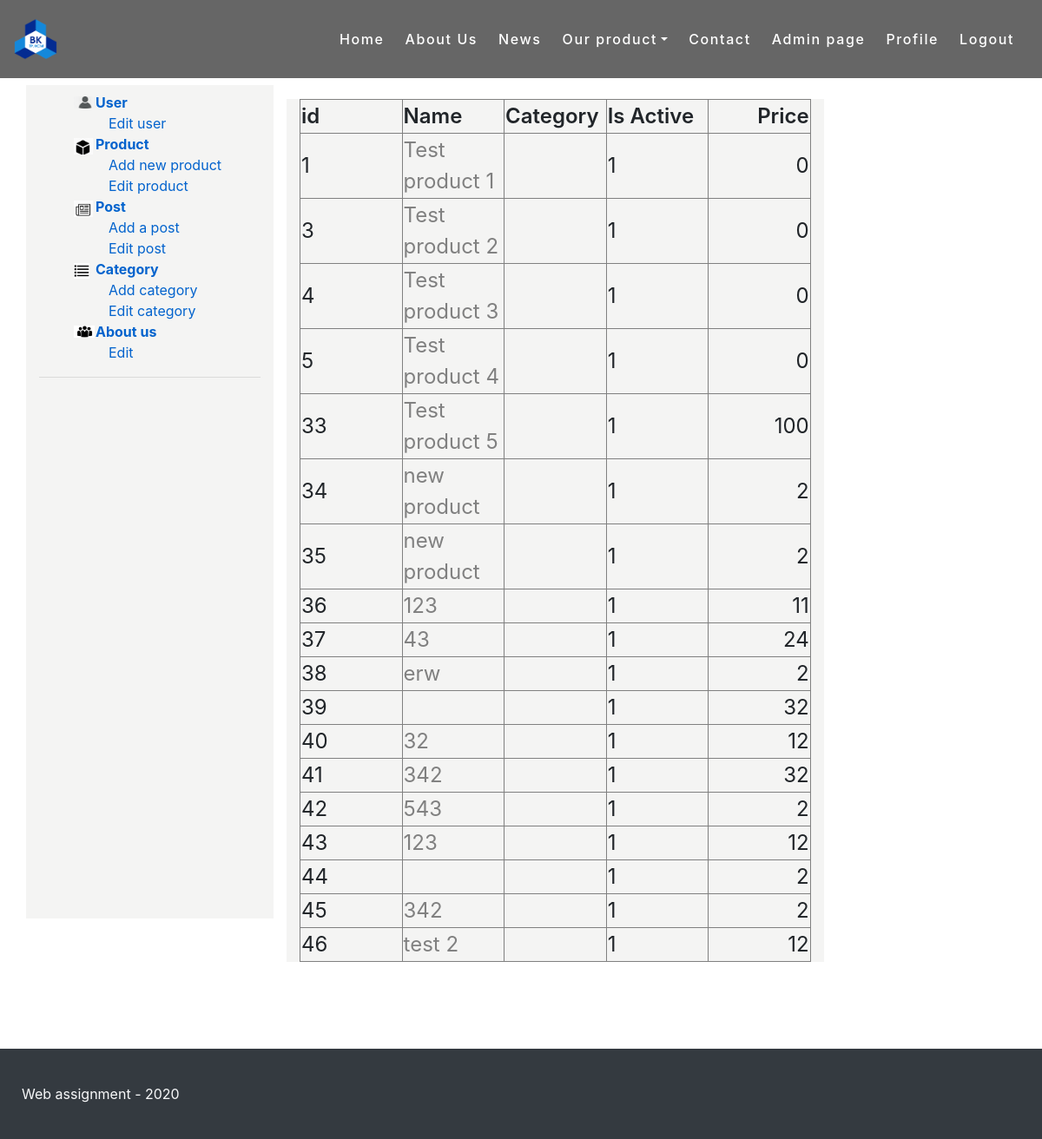
The app's page /admin/product.php (signed in) with its own data.
### tables this page shows
CREATE TABLE `product` (
  `id` int(11) NOT NULL,
  `product_name` varchar(100) NOT NULL,
  `description` varchar(1000) DEFAULT NULL,
  `category_id` int(11) NOT NULL,
  `price` double NOT NULL DEFAULT 0,
  `is_active` tinyint(1) DEFAULT 1,
  `status` varchar(50) DEFAULT 'AVAILABLE',
  `image` varchar(500)
);

### model/Product.php (called while the page is built, shortened)
<?php
class Product
{
    public $id;
    public function __construct($object)
    {
        if (isset($object->id))
            $this->id = $object->id;
        $this->product_name = $object->product_name;
        $this->price = $object->price;
        if (isset($object->is_active))
            $this->is_active = $object->is_active;
    }
    private function setRating(){
        $query = "SELECT AVG(rating) as avg_rating, COUNT(*) as total FROM product_rating WHERE product_id = ?";
        $result = runQuery($query, ["i", &$this->id])->fetch_object();
    }
    public static function getAllByPage($pageNum, $pageSize){
        $offset = $pageNum * $pageSize;
        $query = "SELECT * FROM product LIMIT ? OFFSET ?";
        $param = ["ii", &$pageSize, &$offset];
        $result = runQuery($query, $param);
        $response = [];
        while ($row = $result->fetch_object()) {
            $product = new Product($row);
            $product->setRating();
            array_push($response, $product);
        }
        return $response;
    }
}

### util.php (called while the page is built, shortened)
<?php
$servername = "localhost";
$dBUsername = "root";
$dBPassword = "";
$dBName = "company";
$conn = mysqli_connect($servername, $dBUsername, $dBPassword, $dBName);
function runQuery($query, $param = null, $isSelect = true)
{
    global $conn;
    $stmt = $conn->prepare($query);
    if ($param != null){
        call_user_func_array(array($stmt, 'bind_param'), $param);
    }
    if (!$stmt->execute()) {
        serverErrorResponse($conn->error);
    }
    if ($isSelect)
        return $stmt->get_result();
    else
        return $stmt->affected_rows;
}
?>

### view/admin_product_list_view.php (the view, shortened to what this page needs)
<?php
$page = isset($_GET['page']) ? $_GET['page'] : 0;
$product_list = Product::getAllByPage($page, 100);
include $_SERVER['DOCUMENT_ROOT'] . '/LayOut/header.php';
include_once "../LayOut/leftContentAccess.php";
?>
<div class="col-12 col-md-8 col-lg-9" style="background-color: #F4F4F3;">
    <div class="shop_product_area mt-2">
        <div class="row">
            <div class="col-lg-12">
                <div class="item owl-carousel owl-theme">
                    <table style="width: 100%;" border="1">
                        <tr>
                            <td style="width: 20%; font-weight: 600;">id</td>
                            <td style="width: 20%; font-weight: 600;">Name</td>
                            <td style="width: 20%; font-weight: 600;">Category</td>
                            <td style="width: 20%; font-weight: 600;">Is Active</td>
                            <td style="width: 20%; font-weight: 600; text-align: right;">Price</td>
                        </tr>
                        <?php foreach ($product_list as $product){
                           ?>
                            <tr>
                                <td><?php echo $product->id?></td>
                                <td><a href="product.php?id=<?php echo $product->id?>"><?php echo $product->product_name?></td>
                                <td><?php echo $product->category?></td>
                                <td><?php echo $product->is_active?></td>
                                <td style="text-align: right;"><?php echo $product->price?></td>
                            </tr>
                        <?php
                        }?>
                    </table>
                </div>
            </div>
        </div>
    </div>
</div>
</div>
</div>
</div>
</div>
</div>
</div>
</div>
</div>
<?php
include $_SERVER['DOCUMENT_ROOT'] . '/LayOut/footer.php';
?>

### Public/styles/indexCss.css (style rules this page uses)
body { overflow-x: hidden; }
tbody tr a { color: gray; }

### Public/styles/addProduct.css (style rules this page uses)
body { font-family: sans-serif; color: #333; overflow-x: hidden; font-size: 14px; }

### records on screen
product: id "1", product_name "Test product 1", is_active "1", price "0"
product: id "3", product_name "Test product 2", is_active "1", price "0"
product: id "4", product_name "Test product 3", is_active "1", price "0"
product: id "5", product_name "Test product 4", is_active "1", price "0"
product: id "33", product_name "Test product 5", is_active "1", price "100"
product: id "34", product_name "new product", is_active "1", price "2"
product: id "35", product_name "new product", is_active "1", price "2"
product: id "36", product_name "123", is_active "1", price "11"
product: id "37", product_name "43", is_active "1", price "24"
product: id "38", product_name "erw", is_active "1", price "2"
product: id "39", is_active "1", price "32"
product: id "40", product_name "32", is_active "1", price "12"
product: id "41", product_name "342", is_active "1", price "32"
product: id "42", product_name "543", is_active "1", price "2"
product: id "43", product_name "123", is_active "1", price "12"
product: id "44", is_active "1", price "2"
product: id "45", product_name "342", is_active "1", price "2"
product: id "46", product_name "test 2", is_active "1", price "12"
